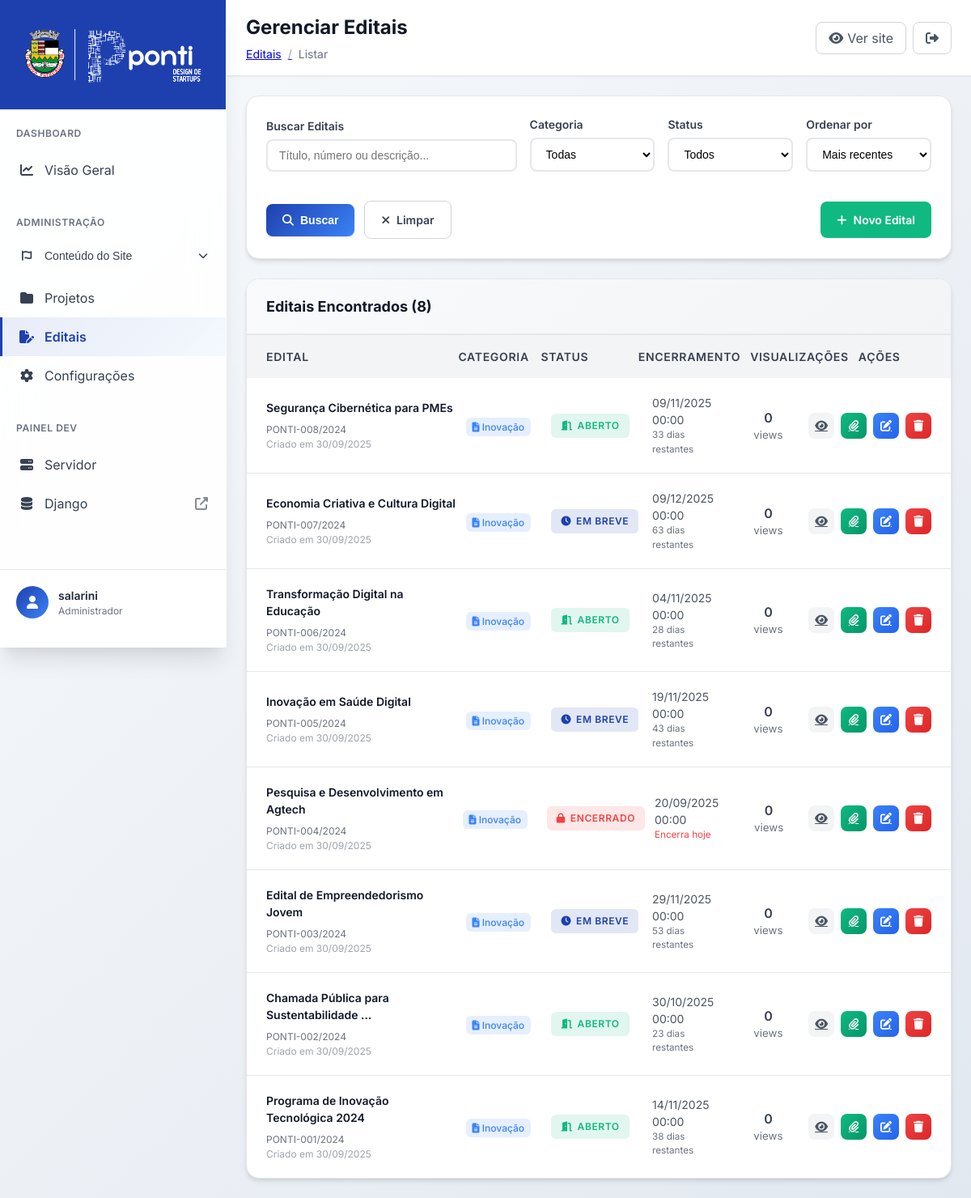
Page /editais/admin/editais/ (signed in) on the earlier database version.
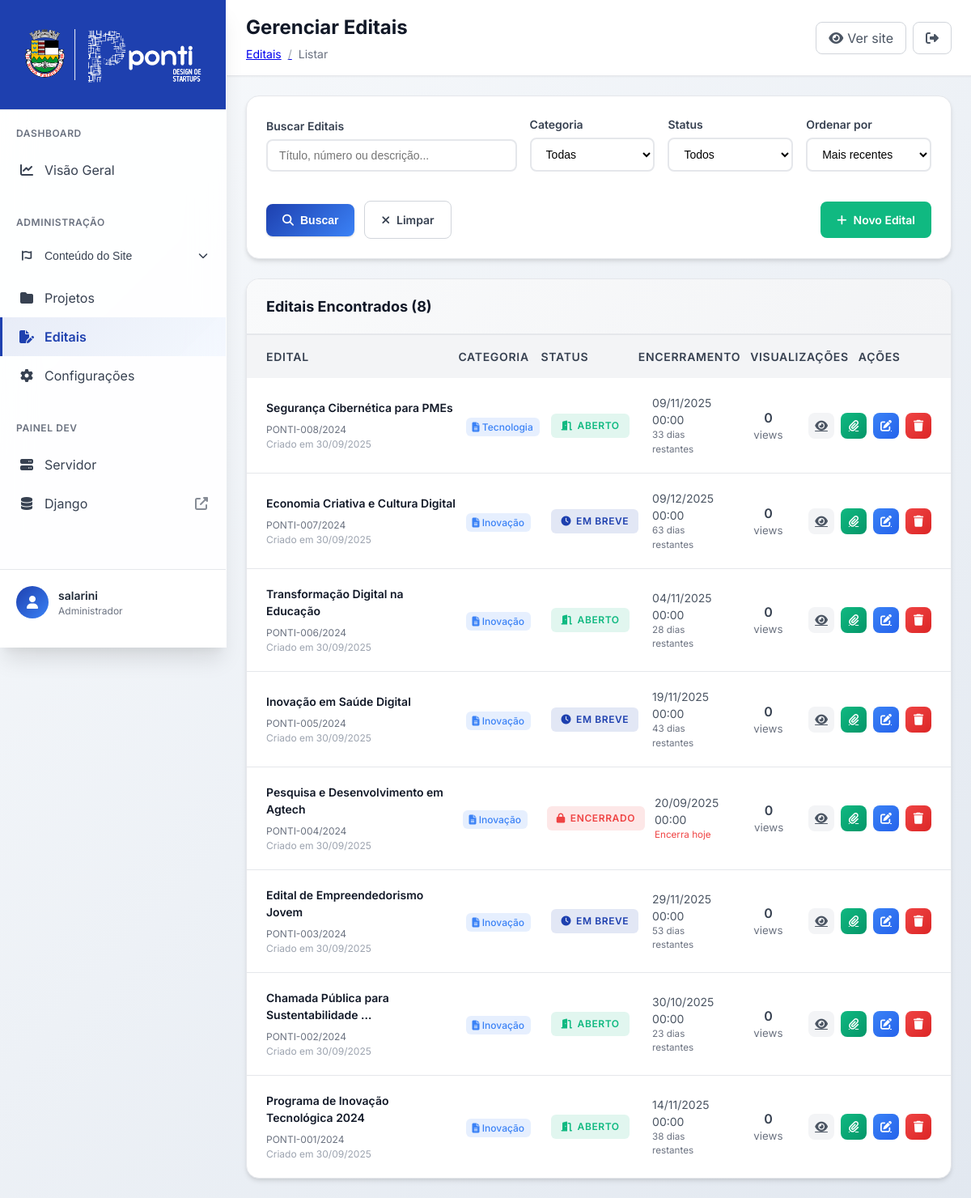
Same page on the later database version.
### editais/models.py (models this page shows, shortened)
class Edital(models.Model):
    STATUS_CHOICES = [
        ('rascunho', 'Rascunho'),
        ('em_breve', 'Em Breve'),
        ('aberto', 'Aberto'),
        ('encerrado', 'Encerrado'),
        ('suspenso', 'Suspenso'),
        ('cancelado', 'Cancelado'),
    ]
    MODALIDADE_CHOICES = [
        ('fomento', 'Fomento'),
        ('aceleracao', 'Aceleração'),
        ('premio', 'Prêmio'),
        ('chamada_publica', 'Chamada Pública'),
        ('outro', 'Outro'),
    ]
    titulo = models.CharField(
        max_length=200,
        verbose_name="Título do Edital",
        help_text="Ex: EDITAL SECTIDE 001/2025"
    )
    numero_edital = models.CharField(
        max_length=50,
        unique=True,
        verbose_name="Número do Edital",
        help_text="Ex: SECTIDE-001/2025"
    )
    slug = models.SlugField(
        max_length=200,
        unique=True,
        verbose_name="Slug",
        help_text="Gerado automaticamente a partir do título"
    )
    subtitulo = models.CharField(
        max_length=300,
        verbose_name="Subtítulo",
        help_text="Descrição breve do edital"
    )
    descricao_completa = models.TextField(
        verbose_name="Descrição Completa",
        help_text="Descrição detalhada do edital"
    )
    categoria = models.ForeignKey(
        CategoriaEdital,
        on_delete=models.CASCADE,
        verbose_name="Categoria"
    )
    areas_interesse = models.ManyToManyField(
        AreaInteresse,
        blank=True,
        verbose_name="Áreas de Interesse",
        help_text="Áreas temáticas do edital"
    )
    modalidade = models.CharField(
        max_length=20,
        choices=MODALIDADE_CHOICES,
        default='fomento',
        verbose_name="Modalidade"
    )
    status = models.CharField(
        max_length=20,
        choices=STATUS_CHOICES,
        default='rascunho',
        verbose_name="Status"
    )
    data_publicacao = models.DateTimeField(
        blank=True,
        null=True,
        verbose_name="Data de Publicação"
    )
    data_abertura = models.DateTimeField(
        blank=True,
        null=True,
        verbose_name="Data de Abertura",
        help_text="Quando as inscrições se iniciam"
    )
    data_encerramento = models.DateTimeField(
        verbose_name="Data de Encerramento",
        help_text="Quando as inscrições se encerram"
    )
    numero_desafios = models.PositiveIntegerField(
        blank=True,
        null=True,
        verbose_name="Número de Desafios",
        help_text="Quantidade de desafios ou vagas (se aplicável)"
    )
    valor_premio = models.DecimalField(
        max_digits=12,
        decimal_places=2,
        blank=True,
        null=True,
        verbose_name="Valor do Prêmio",
        help_text="Valor total em R$ (se aplicável)"
    )
    arquivo_edital = models.FileField(
        upload_to=edital_upload_path,
        blank=True,
        null=True,
        validators=[FileExtensionValidator(['pdf', 'doc', 'docx'])],
        verbose_name="Arquivo do Edital",
        help_text="Arquivo PDF ou DOC do edital completo"
    )
    link_inscricao = models.URLField(
        blank=True,
        verbose_name="Link de Inscrição",
        help_text="URL para inscrições (se externo)"
    )
    link_mais_informacoes = models.URLField(
        blank=True,
        verbose_name="Link Mais Informações",
        help_text="URL para mais informações"
    )
    destaque = models.BooleanField(
        default=False,
        verbose_name="Destacar",
        help_text="Destacar este edital na listagem"
    )
    cor_status = models.CharField(
        max_length=7,
        blank=True,
        verbose_name="Cor do Status",
        help_text="Cor personalizada para o status (opcional)"
    )
    data_criacao = models.DateTimeField(
        default=timezone.now,
        verbose_name="Data de Criação"
    )
    data_atualizacao = models.DateTimeField(
        auto_now=True,
        verbose_name="Última Atualização"
    )
    criado_por = models.ForeignKey(
        'auth.User',
        on_delete=models.SET_NULL,
        null=True,
        blank=True,
        verbose_name="Criado por"
    )
    visualizacoes = models.PositiveIntegerField(
        default=0,
        verbose_name="Visualizações"
    )
    class Meta:
        verbose_name = "Edital"
        verbose_name_plural = "Editais"
        ordering = ['-data_criacao', '-destaque']
    @property
    def dias_restantes(self):
        if not self.data_encerramento:
            return None
        agora = timezone.now()
        if agora > self.data_encerramento:
            return 0
        delta = self.data_encerramento - agora
        return delta.days
    @property
    def cor_status_calculada(self):
        if self.cor_status:
            return self.cor_status
        cores_padrao = {
            'rascunho': '#6b7280',
            'em_breve': '#1e40af',
            'aberto': '#10b981',
            'encerrado': '#ef4444',
            'suspenso': '#f59e0b',
            'cancelado': '#ef4444',
        }
        return cores_padrao.get(self.status, '#6b7280')
    @property
    def icone_status(self):
        icones = {
            'rascunho': 'fas fa-edit',
            'em_breve': 'fas fa-clock',
            'aberto': 'fas fa-door-open',
            'encerrado': 'fas fa-lock',
            'suspenso': 'fas fa-pause',
            'cancelado': 'fas fa-times',
        }
        return icones.get(self.status, 'fas fa-file-alt')
    def get_anexos(self):
        return self.anexos.filter(ativo=True).order_by('ordem', 'titulo')
    def count_anexos(self):
        return self.get_anexos().count()

class CategoriaEdital(models.Model):
    nome = models.CharField(
        max_length=50,
        unique=True,
        verbose_name="Nome da Categoria",
        help_text="Ex: STARTUPS, ACELERAÇÃO, FOMENTO"
    )
    slug = models.SlugField(
        max_length=50,
        unique=True,
        verbose_name="Slug",
        help_text="Identificador único para URLs"
    )
    cor = models.CharField(
        max_length=7,
        default="#3b82f6",
        verbose_name="Cor",
        help_text="Código hex da cor (#3b82f6)"
    )
    icone = models.CharField(
        max_length=50,
        default="fas fa-file-alt",
        verbose_name="Ícone",
        help_text="Classe do FontAwesome (fas fa-rocket)"
    )
    descricao = models.TextField(
        blank=True,
        verbose_name="Descrição",
        help_text="Descrição da categoria"
    )
    ativo = models.BooleanField(
        default=True,
        verbose_name="Ativo"
    )
    class Meta:
        verbose_name = "Categoria de Edital"
        verbose_name_plural = "Categorias de Editais"
        ordering = ['nome']

### editais/views.py (the view)
# urls.py: path('admin/editais/', views.admin_listar_editais, name='admin_listar_editais'),
@login_required
@user_passes_test(staff_required)
def admin_listar_editais(request):
    editais = Edital.objects.select_related('categoria', 'criado_por').prefetch_related('areas_interesse')
    busca = request.GET.get('busca', '')
    categoria_id = request.GET.get('categoria', '')
    status = request.GET.get('status', '')
    if busca:
        editais = editais.filter(
            Q(titulo__icontains=busca) |
            Q(numero_edital__icontains=busca) |
            Q(subtitulo__icontains=busca)
        )
    if categoria_id:
        editais = editais.filter(categoria_id=categoria_id)
    if status:
        editais = editais.filter(status=status)
    ordenacao = request.GET.get('ordenacao', '-data_criacao')
    editais = editais.order_by(ordenacao)
    paginator = Paginator(editais, 15)
    page = request.GET.get('page')
    editais = paginator.get_page(page)
    categorias = CategoriaEdital.objects.filter(ativo=True)
    status_choices = Edital.STATUS_CHOICES
    context = {
        'editais': editais,
        'categorias': categorias,
        'status_choices': status_choices,
        'filtros': {
            'busca': busca,
            'categoria': categoria_id,
            'status': status,
            'ordenacao': ordenacao,
        }
    }
    return render(request, 'editais/admin/listar.html', context)

### editais/views.py (called while the page is built)
def staff_required(user):
    return user.is_staff

### editais/templates/editais/admin/listar.html (shortened to what the changed rows need)
{% extends 'core_admin/base.html' %}
{% load static %}
{% block page_title %}Gerenciar Editais{% endblock %}
{% block content %}
<div class="edital-table">
    {% if editais %}
    <div class="table-content">
        <div class="editais-grid">
            {% for edital in editais %}
            <div class="edital-row">
                <div class="edital-info">
                    <div style="display: flex; align-items: center; gap: 8px; margin-bottom: 4px;">
                        <h4>{{ edital.titulo|truncatechars:40 }}</h4>
                    </div>
                    <p>{{ edital.numero_edital }}</p>
                    <p style="color: var(--gray-400);">
                        Criado em {{ edital.data_criacao|date:"d/m/Y" }}
                    </p>
                </div>
                <div>
                    <span class="categoria-badge" style="background: {{ edital.categoria.cor }}20; color: {{ edital.categoria.cor }};">
                        <i class="{{ edital.categoria.icone }}"></i>
                        {{ edital.categoria.nome }}
                    </span>
                </div>
                <div>
                    <span class="status-badge" style="background: {{ edital.cor_status_calculada }}20; color: {{ edital.cor_status_calculada }};">
                        <i class="{{ edital.icone_status }}"></i>
                        {{ edital.get_status_display }}
                    </span>
                </div>
                <div style="font-size: 0.875rem; color: var(--gray-600);">
                    {% if edital.data_encerramento %}
                        {{ edital.data_encerramento|date:"d/m/Y H:i" }}
                        {% if edital.dias_restantes is not None %}
                            <small style="display: block; color: {% if edital.dias_restantes <= 7 %}var(--error){% else %}var(--gray-500){% endif %};">
                                {% if edital.dias_restantes > 0 %}
                                    {{ edital.dias_restantes }} dias restantes
                                {% elif edital.dias_restantes == 0 %}
                                    Encerra hoje
                                {% else %}
                                    Encerrado
                                {% endif %}
                            </small>
                        {% endif %}
                    {% else %}
                        <span style="color: var(--gray-400);">Não definida</span>
                    {% endif %}
                </div>
                <div style="text-align: center;">
                    <span style="font-weight: 600; color: var(--gray-700);">{{ edital.visualizacoes }}</span>
                    <small style="display: block; color: var(--gray-500);">views</small>
                </div>
                <div class="actions-group">
                    <a href="{% url 'editais:admin_visualizar_edital' edital.id %}"
                       class="action-btn btn-view"
                       title="Visualizar">
                        <i class="fas fa-eye"></i>
                    </a>
                    <a href="{% url 'editais:admin_anexos_edital' edital.id %}"
                       class="action-btn btn-anexos"
                       title="Anexos ({{ edital.count_anexos }})">
                        <i class="fas fa-paperclip"></i>
                    </a>
                    <a href="{% url 'editais:admin_editar_edital' edital.id %}"
                       class="action-btn btn-edit"
                       title="Editar">
                        <i class="fas fa-edit"></i>
                    </a>
                    <button onclick="confirmarDelecao('{{ edital.titulo|escapejs }}', '{% url 'editais:admin_deletar_edital' edital.id %}')"
                            class="action-btn btn-delete"
                            title="Deletar">
                        <i class="fas fa-trash"></i>
                    </button>
                </div>
            </div>
            {% endfor %}
        </div>
    </div>
    {% endif %}
</div>
{% endblock %}

Differences in the rows shown:
changed Edital "Segurança Cibernética para PMEs": categoria.nome "Inovação" → "Tecnologia"
